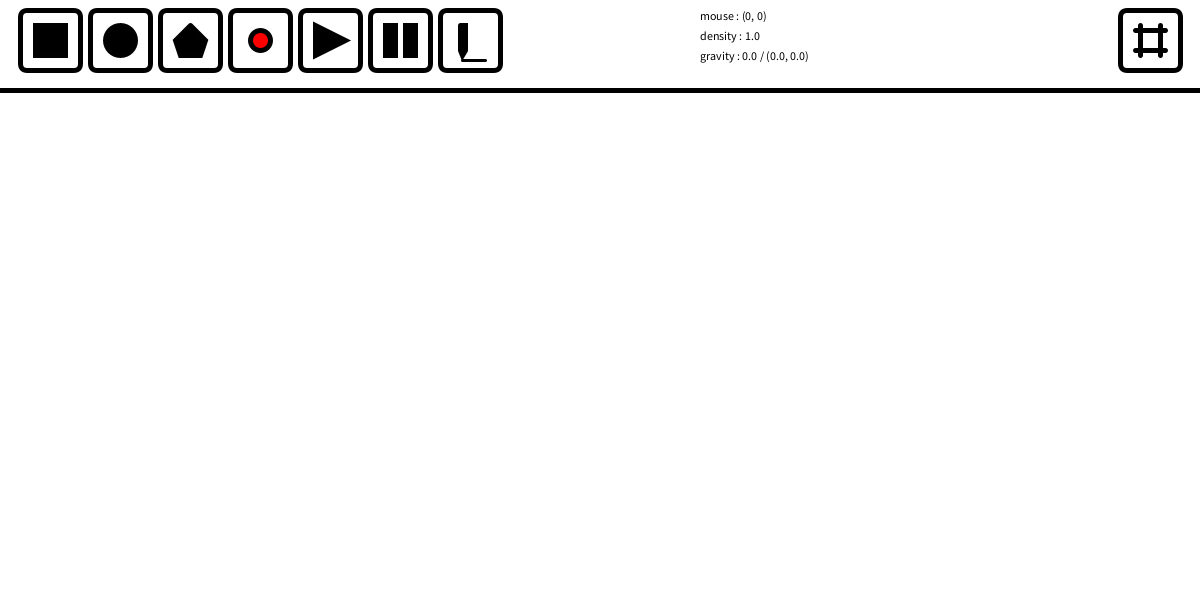
Frame 1 (no input)
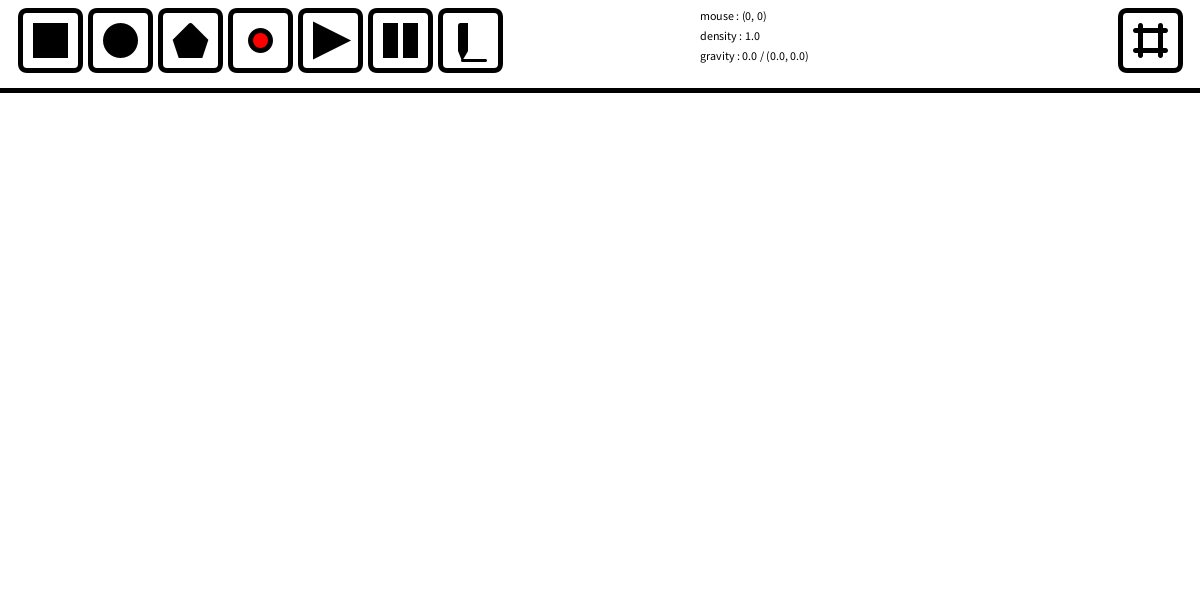
Frame 60 (the mouse pressed at the canvas centre just before this capture)
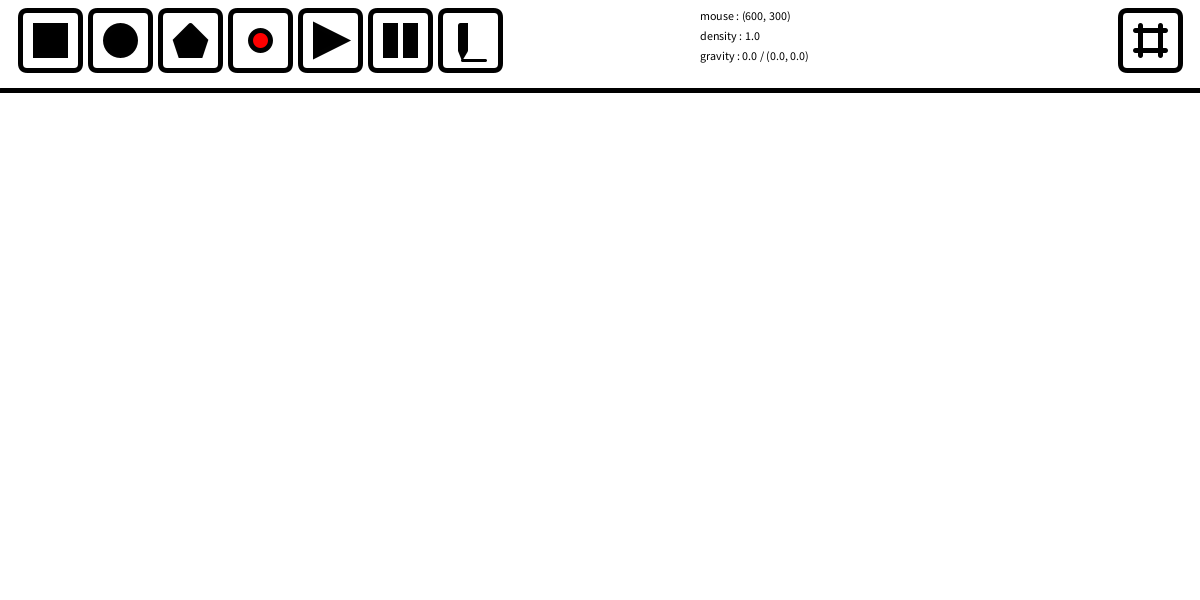
Frame 120 (the mouse held since frame 60 and released just before this capture)

The Processing sketch that drew these frames (run headless with seeded random() and noise(); from frame 60 on, the mouse is pressed at the canvas centre):

// Processing sketch: Project
// ── Project.pde

Button rec,ell,pol,bal,sta,pau,pen,grid;

int[] x,y;
int t;

float d;
int th;

PVector g;
int mx,my;

ArrayList<Ball> ball;


void setup(){
  size(1200,600);
  
  rec=new Button(20,10,60,60,0);
  ell=new Button(90,10,60,60,1);
  pol=new Button(160,10,60,60,2);
  bal=new Button(230,10,60,60,3);
  sta=new Button(300,10,60,60,4);
  pau=new Button(370,10,60,60,5);
  pen=new Button(440,10,60,60,6);
  grid=new Button(1120,10,60,60,7);
  
  x=new int[1000];
  y=new int[1000];
  t=0;
  
  d=1;
  th=5;
  
  g=new PVector();
  
  ball=new ArrayList<Ball>();
  
  
  background(255);
  colorMode(RGB,255);
  
  
  frameRate(1000);
  
}

void draw(){
  
  fill(255);
  noStroke();
  rect(0,0,width,90);
  
  stroke(0);
  strokeWeight(5);
  line(0,90,width,90);
  
  rec.display();
  ell.display();
  pol.display();
  bal.display();
  sta.display();
  pau.display();
  pen.display();
  grid.display();
  
  if(sta.clicked){
    for(int i=ball.size()-1;i>=0;--i){
      Ball b=ball.get(i);
      b.run();
    }
  }
  
  fill(0);
  if(rec.clicked)text("mode : rectangle",width-680,20);
  
  if(ell.clicked)text("mode : circle",width-680,20);
  
  if(pol.clicked)text("mode : polygon",width-680,20);
  
  if(bal.clicked)text("mode : ball",width-680,20);
  
  if(sta.clicked)text("mode : start",width-680,20);
  
  if(pen.clicked){
    text("mode : pen",width-680,20);
    text("pen thickness : "+th,width-680,40);
  }
  
  if(grid.clicked){
    
    for(int i=93;i<height;i+=30){
      stroke(0,0,255);
      strokeWeight(1);
      line(0,i,width,i);
    }
    
    for(int i=0;i<width;i+=30){
      stroke(0,0,255);
      strokeWeight(1);
      line(i,93,i,height);
    }
    
  }
  
  text("mouse : "+"("+mouseX+", "+mouseY+")",width-500,20);
  
  text("density : "+d, width-500, 40);
  
  if(g.mag()<1e-4)text("gravity : "+g.mag()+" / (0.0, 0.0)",width-500,60);
  
  else text("gravity : "+g.mag()+" / ("+g.x+", "+g.y+")",width-500,60);
  
  
  
}

void mouseReleased(){
  
  if(mouseButton==LEFT){
    
    if(rec.mousein()){
      ell.clicked=pol.clicked=bal.clicked=sta.clicked=pau.clicked=pen.clicked=false;
      rec.clicked=!rec.clicked;
      t=0;
    }
    
    else if(ell.mousein()){
      rec.clicked=pol.clicked=bal.clicked=sta.clicked=pau.clicked=pen.clicked=false;
      ell.clicked=!ell.clicked;
      t=0;
    }
    
    else if(pol.mousein()){
      rec.clicked=ell.clicked=bal.clicked=sta.clicked=pau.clicked=pen.clicked=false;
      pol.clicked=!pol.clicked;
      t=0;
    }
    
    else if(bal.mousein()){
        rec.clicked=ell.clicked=pol.clicked=sta.clicked=pau.clicked=pen.clicked=false;
        bal.clicked=!bal.clicked;
        t=0;
    }
    
    else if(sta.mousein()){
        rec.clicked=ell.clicked=pol.clicked=bal.clicked=pau.clicked=pen.clicked=false;
        sta.clicked=true;
        t=0;
    }
    
    else if(pau.mousein()){
        rec.clicked=ell.clicked=pol.clicked=bal.clicked=sta.clicked=pen.clicked=false;
        t=0;
    }
    
    else if(pen.mousein()){
        rec.clicked=ell.clicked=pol.clicked=bal.clicked=sta.clicked=pau.clicked=false;
        pen.clicked=!pen.clicked;
        t=0;
    }
    
    else if(grid.mousein()){
      grid.clicked=!grid.clicked;
    }
    
    if(rec.clicked){
      if(mouseY<=90)return;
      x[++t]=mouseX;
      y[t]=mouseY;
      fill(0);
      noStroke();
      ellipse(x[t],y[t],1,1);
      
      if(t==2){
        noStroke();
        if(d==0)fill(255);
        else fill(200-d);
        rect(min(x[1],x[2]),min(y[1],y[2]),abs(x[1]-x[2]),abs(y[1]-y[2]));
        t=0;
      }
    }
    if(ell.clicked){
      if(mouseY<=90)return;
      x[++t]=mouseX;
      y[t]=mouseY;
      fill(0);
      noStroke();
      ellipse(x[t],y[t],1,1);
      
      if(t==2){
        noStroke();
        if(d==0)fill(255);
        else fill(200-d);
        int r=(int)sqrt((x[2]-x[1])*(x[2]-x[1])+(y[2]-y[1])*(y[2]-y[1]));
        ellipse(x[1],y[1],r*2,r*2);
        t=0;
      }
    }
    if(pol.clicked){
      if(mouseY<=90)return;
      x[++t]=mouseX;
      y[t]=mouseY;
      fill(0);
      noStroke();
      ellipse(x[t],y[t],1,1);
      
      if(x[t]==x[t-1]&&y[t]==y[t-1]){
        noStroke();
        if(d==0)fill(255);
        else fill(200-d);
        beginShape();
        for(int i=1;i<=t;++i)vertex(x[i],y[i]);
        endShape();
        t=0;
      }
    }
    if(bal.clicked){
      if(mouseY<=90)return;
      x[++t]=mouseX;
      y[t]=mouseY;
      fill(0,255,0);
      noStroke();
      ellipse(x[t],y[t],1,1);
      
      if(t==1){
        Ball b=new Ball(x[1],y[1]);
        ball.add(b);
        fill(255,0,0);
        noStroke();
        ellipse(b.loc.x,b.loc.y,5,5);
        t=0;
      }
    }
  }
  else{
    
    fill(255);
    noStroke();
    ellipse(mx,my,2,2);
    
    loadPixels();
    mx=mouseX;
    my=mouseY;
    PVector m=new PVector(mx,my);
    fill(255,0,0);
    noStroke();
    ellipse(mouseX,mouseY,1,1);
    
    g=new PVector(0,0);
    for(int i=94*width;i<width*height;++i){
      PVector p=new PVector(i%width,i/width);
      color c=pixels[i];
      if(red(c)!=green(c)||red(c)!=blue(c)||green(c)!=blue(c))continue;
      float val=255-brightness(c);
      if(val==0)continue;
      p.sub(m);
      PVector tmp;
      tmp=p.copy();
      if(p.mag()>0)g.add(tmp.mult(0.00001*val/(p.mag()*p.mag())));
    }
    
  }
  
}

void mouseClicked(){
  if(pen.clicked){
    noStroke();
    if(d==0)fill(255);
    else fill(200-d);
    ellipse(mouseX,mouseY,th,th);
  }
}

void mouseDragged(){
  if(pen.clicked){
    noStroke();
    if(d==0)fill(255);
    else fill(200-d);
    ellipse(mouseX,mouseY,th,th);
  }
}

void mouseWheel(MouseEvent event){
  float e=event.getCount();
  th-=e;
  if(th<5)th=5;
  if(th>50)th=50;
}

void keyPressed(){
  
  if(key==CODED){
    
    if(keyCode==UP){
      d+=20;
      if(d>200)d=200;
    }
    
    if(keyCode==DOWN){
      d-=20;
      if(d<0)d=0;
    }
    
    if(keyCode==RIGHT){
      ++d;
      if(d>200)d=0;
    }
    
    if(keyCode==LEFT){
      --d;
      if(d<0)d=0;
    }
    
  }
  
  else{
    
    if(key=='r'){
      setup();
    }
    
    if(key=='0'){
      d=0;
    }
    
  }
  
}
// ── Ball.pde

class Ball{
  
  PVector loc;
  PVector v;
  
  Ball(int x,int y){
    loc=new PVector(x,y);
    v=new PVector(0,0);
  }
  
  void move(PVector g){
    loc.add(v);
    v.add(g);
  }
  
  void run(){
    loadPixels();
    PVector a=new PVector(0,0);
    for(int i=94*width;i<width*height;++i){
      color c=pixels[i];
      if(red(c)!=green(c)||red(c)!=blue(c)||green(c)!=blue(c))continue;
      float val=255-brightness(c);
      if(val==0)continue;
      PVector p=new PVector(i%width,i/width);
      p.sub(loc);
      PVector tmp;
      tmp=p.copy();
      if(p.mag()>0)a.add(tmp.mult(0.000001*val/(p.mag()*p.mag())));
    }
    
    
    if(a.mag()<1e-4)return;
    
    stroke(255);
    ellipse(loc.x,loc.y,5,5);
    
    move(a);
    
    fill(255,0,0);
    noStroke();
    ellipse(loc.x,loc.y,5,5);
    
  }
  
}
// ── Button.pde

class Button{
  
  int x,y,w,h;
  boolean clicked;
  int shape;
  
  Button(int x,int y,int w,int h,int shape){
    this.x=x;
    this.y=y;
    this.w=w;
    this.h=h;
    this.shape=shape;
    clicked=false;
  }
  
  boolean mousein(){
    return x<=mouseX&&mouseX<=x+w&&y<=mouseY&&mouseY<=y+h;
  }
  
  void display(){
    stroke(0);
    strokeWeight(5);
    fill(255);
    rect(x,y,w,h,7);
    
    if(mousein()||clicked){
      stroke(0,0,255);
      strokeWeight(4);
      noFill();
      rect(x+w/8,y+h/8,w*3/4,h*3/4,5);
    }
    
    fill(0);
    stroke(1);
    
    if(shape==0){
      rect(x+w/4,y+h/4,w/2,h/2);
    }
    
    if(shape==1){
      ellipse(x+w/2,y+h/2,w/2,h/2);
    }
    
    if(shape==2){
      beginShape();
      vertex(x+w/2,y+h/4);
      vertex(x+w*3/4,y+h/2);
      vertex(x+w*2/3,y+h*3/4);
      vertex(x+w/3,y+h*3/4);
      vertex(x+w/4,y+h/2);
      vertex(x+w/2,y+h/4);
      endShape();
    }
    
    if(shape==3){
      fill(255,0,0);
      ellipse(x+w/2,y+h/2,w/3,h/3);
    }
    
    if(shape==4){
      fill(0);
      triangle(x+w/4,y+h/4,x+w*3/4,y+h/2,x+w/4,y+h*3/4);
    }
    
    if(shape==5){
      rect(x+w/4,y+h/4,w/6,h/2);
      rect(x+w*7/12,y+h/4,w/6,h/2);
    }
    
    if(shape==6){
      
      beginShape();
      vertex(x+w/3,y+h/4);
      vertex(x+w*5/12,y+h/4);
      vertex(x+w*5/12,y+h*2/3);
      vertex(x+w*9/24,y+h*3/4);
      vertex(x+w/3,y+h*2/3);
      vertex(x+w/3,y+h/4);
      endShape();
      
      stroke(0);
      strokeWeight(3);
      line(x+w*9/24,y+h*5/6,x+w*3/4,y+h*5/6);
    }
    
    if(shape==7){
      strokeWeight(5);
      line(x+w/3,y+h/4,x+w/3,y+h*3/4);
      line(x+w*2/3,y+h/4,x+w*2/3,y+h*3/4);
      line(x+w/4,y+h/3,x+w*3/4,y+h/3);
      line(x+w/4,y+h*2/3,x+w*3/4,y+h*2/3);
      
    }
  }
  
}
